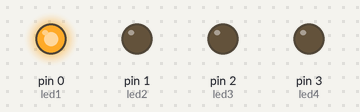
Bench run of a program on a simulated MicroPython board. Shown: output pins drawn as LEDs (lit = HIGH).

Above: at 0.5 s.
At 1.5 s:
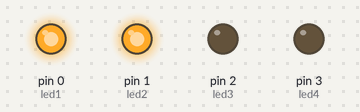
At 2.5 s:
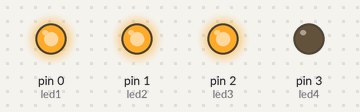
At 3.5 s:
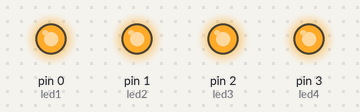
At 4.5 s:
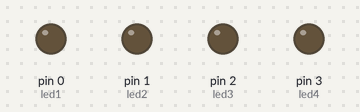
Timing chart, 0 to 6.5 s (numbered marks = the images above):
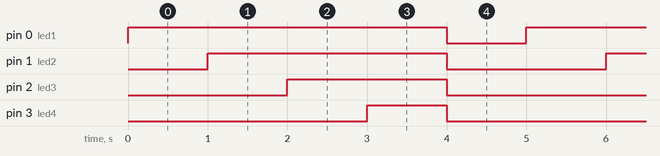

The program:

main.py
```python
import machine
import time

led1 = machine.Pin(0, machine.Pin.OUT)
led2 = machine.Pin(1, machine.Pin.OUT)
led3 = machine.Pin(2, machine.Pin.OUT)
led4 = machine.Pin(3, machine.Pin.OUT)

while True:
    led1.value(1)
    time.sleep(1)

    led2.value(1)
    time.sleep(1)

    led3.value(1)
    time.sleep(1)

    led4.value(1)
    time.sleep(1)

    led1.value(0)
    led2.value(0)
    led3.value(0)
    led4.value(0)
    time.sleep(1)
```

Measured:
- by itself, pin 0 (led1): alternates HIGH for 4.0 s and LOW for 1.0 s
- by itself, pin 1 (led2): alternates HIGH for 3.0 s and LOW for 2.0 s
- by itself, pin 2 (led3): alternates HIGH for 2.0 s and LOW for 3.0 s
- by itself, pin 3 (led4): alternates HIGH for 1.0 s and LOW for 4.0 s
